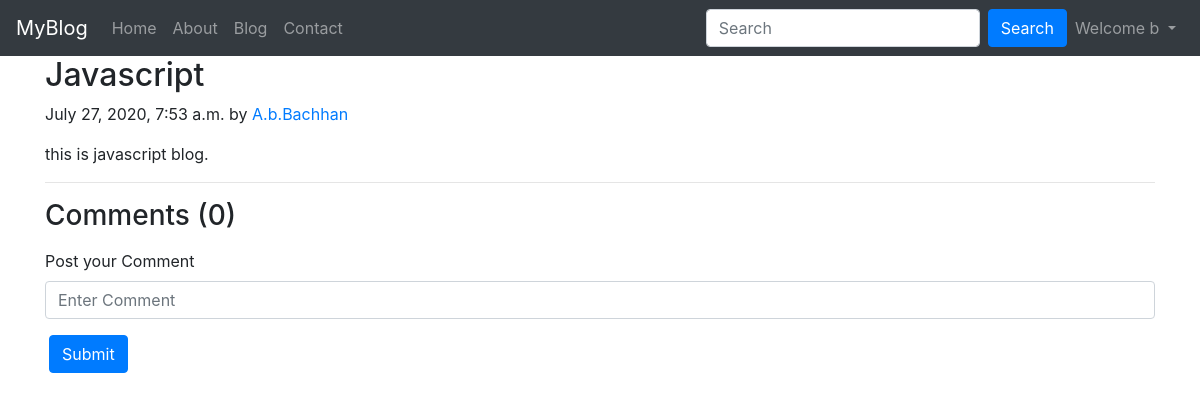
The page /blog/js (signed in) on the database its author committed.
### blog/models.py (models this page shows, shortened)
class Post(models.Model):
	sno = models.AutoField(primary_key=True)
	title = models.CharField(max_length=30)
	author = models.CharField(max_length=20)
	content = models.TextField()
	slug = models.CharField(max_length=13)
	timeStamp = models.DateTimeField(blank=True)

### blog/views.py (the view)
# urls.py: path('<str:slug>', views.blogPost, name='blogPost')
def blogPost(request,slug):
	post = Post.objects.filter(slug=slug).first()
	comments = BlogComment.objects.filter(post = post,parent =None)
	replies = BlogComment.objects.filter(post = post).exclude(parent=None)
	replyDict = {}
	for reply in replies :
		if reply.parent.sno not in replyDict.keys():
			replyDict[reply.parent.sno] = reply
		else:
			replyDict[reply.parent.sno].append(reply)
	context = {'post':post,'comments':comments,'user':request.user,'replyDict':replyDict}
	return render(request,'blog/blogpost.html',context)

### templates/blog/blogpost.html (shortened to what this page needs)
{% extends 'basic.html' %}
{% block body %}
{% load humanize %}
<div class="container">
        <h2 class="blog-post-title">{{post.title}}</h2>
        <p class="blog-post-meta">{{post.timeStamp}} by <a href="/about">{{post.author}}</a></p>
        <p>{{post.content}}</p>
        <hr>
</div>
<div class="container">
	<H3>Comments ({{comments.count}})</H3>
	{% if user.is_authenticated %}
	<form action="/blog/postComment" method="post">
		<div class="form-group my-3">
		<label>Post your Comment</label>
		<input type="text" class="form-control" name="comment" placeholder="Enter Comment" required>
		</div>
		<button type="submit" class="btn btn-primary mx-1">Submit</button>
	</form>
	{% else %}
	<h3>Sign in to post Comment.</h3>
	{% endif %}
</div>
{% endblock body %}

### templates/basic.html (shortened to what this page needs)
<!doctype html>
<html lang="en">
  <head>
    <link rel="stylesheet" href="https://stackpath.bootstrapcdn.com/bootstrap/4.5.0/css/bootstrap.min.css">
  </head>
  <body>
    <nav class="navbar navbar-expand-lg navbar-dark bg-dark">
  <a class="navbar-brand" href="/">MyBlog</a>
  <div class="collapse navbar-collapse" id="navbarSupportedContent">
    <ul class="navbar-nav mr-auto">
      <li class="nav-item {% block homeactive %}{% endblock homeactive %}">
        <a class="nav-link" href="/">Home <span class="sr-only">(current)</span></a>
      </li>
      <li class="nav-item {% block aboutactive %}{% endblock aboutactive %} ">
        <a class="nav-link" href="/about">About</a>
      </li>
      <li class="nav-item {% block blogactive %}{% endblock blogactive %} ">
        <a class="nav-link" href="/blog">Blog</a>
      </li>
       <li class="nav-item {% block contactactive %}{% endblock contactactive %} ">
        <a class="nav-link" href="/contact">Contact</a>
      </li>
    </ul>
    <div class="ml-auto form-inline">
    <form method="get" action="/search" class="form-inline my-2 my-lg-0">
      <input class="form-control mr-sm-2" type="search" placeholder="Search" aria-label="Search" name="query" id="query">
      <button class="btn btn-primary my-2 my-sm-0" type="submit">Search</button>
    </form>
    {% if user.is_authenticated %}
    <ul class="navbar-nav ">
      <li class="nav-item dropdown">
        <a class="nav-link dropdown-toggle" href="#" id="navbarDropdown" role="button" data-toggle="dropdown" aria-haspopup="true" aria-expanded="false">
          Welcome {{request.user}}
        </a>
      </li>
    </ul>
    {% endif %}
    </div>
  </div>
</nav>
  {% block body %} {% endblock body %}
  </body>
</html>

### rows shown on the page
Post: title "Javascript", timeStamp "July 27, 2020, 7:53 a.m.", author "A.b.Bachhan", content "this is javascript blog."

### other values the page prints
{{ request.user }} "b"
{{ comments.count }} "0"
